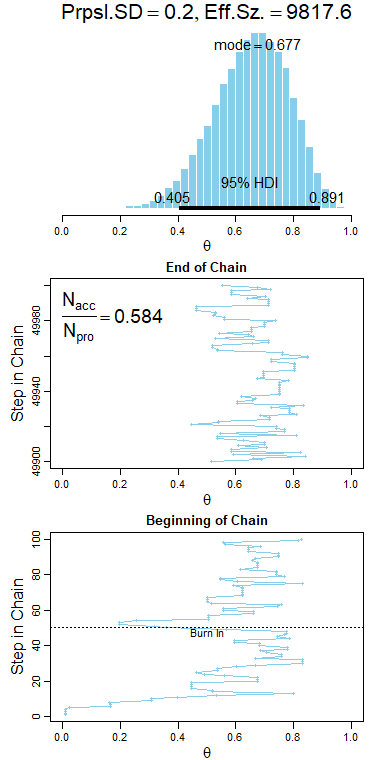

Write the R code that produced this figure.
graphics.off()
# rm(list=ls(all=TRUE))
fileNameRoot="BernMetrop_cooper" # for output filenames
source("./DBDA2Eprograms/DBDA2E-utilities.R")

# Specify the data, to be used in the likelihood function.
myData = c(rep(0,3),rep(1,7))

# Define the Bernoulli likelihood function, p(D|theta).
# The argument theta could be a vector, not just a scalar.
likelihood = function( theta , data ) {
  z = sum( data )
  N = length( data )
  pDataGivenTheta = theta^z * (1-theta)^(N-z)
  # The theta values passed into this function are generated at random,
  # and therefore might be inadvertently greater than 1 or less than 0.
  # The likelihood for theta > 1 or for theta < 0 is zero:
  pDataGivenTheta[ theta > 1 | theta < 0 ] = 0
  return( pDataGivenTheta )
}

# Define the prior density function.
prior = function( theta ) {
  pTheta = sqrt(0.25 - ((theta - 0.5)^2))
  # The theta values passed into this function are generated at random,
  # and therefore might be inadvertently greater than 1 or less than 0.
  # The prior for theta > 1 or for theta < 0 is zero:
  pTheta[ theta > 1 | theta < 0 ] = 0
  return( pTheta )
}

# Define the relative probability of the target distribution,
# as a function of vector theta. For our application, this
# target distribution is the unnormalized posterior distribution.
targetRelProb = function( theta , data ) {
  targetRelProb =  likelihood( theta , data ) * prior( theta )
  return( targetRelProb )
}

# Specify the length of the trajectory, i.e., the number of jumps to try:
trajLength = 5000 # arbitrary large number
# Initialize the vector that will store the results:
trajectory = rep( 0 , trajLength )
# Specify where to start the trajectory:
trajectory[1] = 0.01 # arbitrary value
# Specify the burn-in period:
burnIn = ceiling( 0.001 * trajLength ) # arbitrary number, less than trajLength
# Initialize accepted, rejected counters, just to monitor performance:
nAccepted = 0
nRejected = 0

# Now generate the random walk. The 't' index is time or trial in the walk.
# Specify seed to reproduce same random walk:
set.seed(346685446)
# Specify standard deviation of proposal distribution:
proposalSD = c(0.02,0.2,2.0)[2]
for ( t in 1:(trajLength-1) ) {
	currentPosition = trajectory[t]
	# Use the proposal distribution to generate a proposed jump.
	proposedJump = rnorm( 1 , mean=0 , sd=proposalSD )
	# Compute the probability of accepting the proposed jump.
	probAccept = min( 1,
		targetRelProb( currentPosition + proposedJump , myData )
		/ targetRelProb( currentPosition , myData ) )
	# Generate a random uniform value from the interval [0,1] to
	# decide whether or not to accept the proposed jump.
	if ( runif(1) < probAccept ) {
		# accept the proposed jump
		trajectory[ t+1 ] = currentPosition + proposedJump
		# increment the accepted counter, just to monitor performance
		if ( t > burnIn ) { nAccepted = nAccepted + 1 }
	} else {
		# reject the proposed jump, stay at current position
		trajectory[ t+1 ] = currentPosition
		# increment the rejected counter, just to monitor performance
		if ( t > burnIn ) { nRejected = nRejected + 1 }
	}
}

# Extract the post-burnIn portion of the trajectory.
acceptedTraj = trajectory[ (burnIn+1) : length(trajectory) ]

# End of Metropolis algorithm.

#-----------------------------------------------------------------------
# Display the chain.

openGraph(width=4,height=8)
layout( matrix(1:3,nrow=3) )
par(mar=c(3,4,2,1),mgp=c(2,0.7,0))

# Posterior histogram:
paramInfo = plotPost( acceptedTraj , xlim=c(0,1) , xlab=bquote(theta) ,
                      cex.main=2.0 ,
                      main=bquote( list( "Prpsl.SD" == .(proposalSD) ,
                      "Eff.Sz." == .(round(effectiveSize(acceptedTraj),1)) ) ) )

# Trajectory, a.k.a. trace plot, end of chain:
idxToPlot = (trajLength-100):trajLength
plot( trajectory[idxToPlot] , idxToPlot , main="End of Chain" ,
      xlab=bquote(theta) , xlim=c(0,1) , ylab="Step in Chain" ,
      type="o" , pch=20 , col="skyblue" , cex.lab=1.5 )
# Display proposal SD and acceptance ratio in the plot.
text( 0.0 , trajLength , adj=c(0.0,1.1) , cex=1.75 ,
      labels = bquote( frac(N[acc],N[pro]) ==
                       .(signif( nAccepted/length(acceptedTraj) , 3 ))))

# Trajectory, a.k.a. trace plot, beginning of chain:
idxToPlot = 1:100
plot( trajectory[idxToPlot] , idxToPlot , main="Beginning of Chain" ,
      xlab=bquote(theta) , xlim=c(0,1) , ylab="Step in Chain" ,
      type="o" , pch=20 , col="skyblue" , cex.lab=1.5 )
# Indicate burn in limit (might not be visible if not in range):
if ( burnIn > 0 ) {
  abline(h=burnIn,lty="dotted")
  text( 0.5 , burnIn+1 , "Burn In" , adj=c(0.5,1.1) )
}

saveGraph( file=paste0( fileNameRoot ,
                       "SD" , proposalSD ,
                       "Init" , trajectory[1] ) , type="png" )

#------------------------------------------------------------------------
